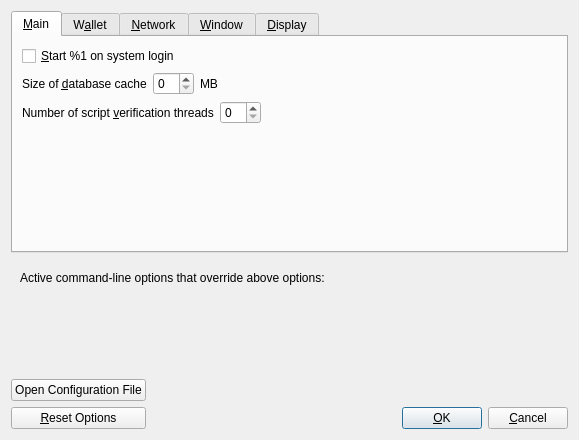
<?xml version="1.0" encoding="UTF-8"?>
<ui version="4.0">
 <class>OptionsDialog</class>
 <widget class="QDialog" name="OptionsDialog">
  <property name="geometry">
   <rect>
    <x>0</x>
    <y>0</y>
    <width>579</width>
    <height>440</height>
   </rect>
  </property>
  <property name="windowTitle">
   <string>Options</string>
  </property>
  <property name="modal">
   <bool>true</bool>
  </property>
  <layout class="QVBoxLayout" name="verticalLayout">
   <item>
    <widget class="QTabWidget" name="tabWidget">
     <property name="currentIndex">
      <number>0</number>
     </property>
     <widget class="QWidget" name="tabMain">
      <attribute name="title">
       <string>&amp;Main</string>
      </attribute>
      <layout class="QVBoxLayout" name="verticalLayout_Main">
       <item>
        <widget class="QCheckBox" name="bitcoinAtStartup">
         <property name="toolTip">
          <string>Automatically start %1 after logging in to the system.</string>
         </property>
         <property name="text">
          <string>&amp;Start %1 on system login</string>
         </property>
        </widget>
       </item>
       <item>
        <layout class="QHBoxLayout" name="horizontalLayout_2_Main">
         <item>
          <widget class="QLabel" name="databaseCacheLabel">
           <property name="text">
            <string>Size of &amp;database cache</string>
           </property>
           <property name="textFormat">
            <enum>Qt::PlainText</enum>
           </property>
           <property name="buddy">
            <cstring>databaseCache</cstring>
           </property>
          </widget>
         </item>
         <item>
          <widget class="QSpinBox" name="databaseCache"/>
         </item>
         <item>
          <widget class="QLabel" name="databaseCacheUnitLabel">
           <property name="text">
            <string>MB</string>
           </property>
           <property name="textFormat">
            <enum>Qt::PlainText</enum>
           </property>
          </widget>
         </item>
         <item>
          <spacer name="horizontalSpacer_2_Main">
           <property name="orientation">
            <enum>Qt::Horizontal</enum>
           </property>
           <property name="sizeHint" stdset="0">
            <size>
             <width>40</width>
             <height>20</height>
            </size>
           </property>
          </spacer>
         </item>
        </layout>
       </item>
       <item>
        <layout class="QHBoxLayout" name="horizontalLayout_3_Main">
         <item>
          <widget class="QLabel" name="threadsScriptVerifLabel">
           <property name="text">
            <string>Number of script &amp;verification threads</string>
           </property>
           <property name="textFormat">
            <enum>Qt::PlainText</enum>
           </property>
           <property name="buddy">
            <cstring>threadsScriptVerif</cstring>
           </property>
          </widget>
         </item>
         <item>
          <widget class="QSpinBox" name="threadsScriptVerif">
           <property name="toolTip">
            <string>(0 = auto, &lt;0 = leave that many cores free)</string>
           </property>
          </widget>
         </item>
         <item>
          <spacer name="horizontalSpacer_3_Main">
           <property name="orientation">
            <enum>Qt::Horizontal</enum>
           </property>
           <property name="sizeHint" stdset="0">
            <size>
             <width>40</width>
             <height>20</height>
            </size>
           </property>
          </spacer>
         </item>
        </layout>
       </item>
       <item>
        <spacer name="verticalSpacer_Main">
         <property name="orientation">
          <enum>Qt::Vertical</enum>
         </property>
         <property name="sizeHint" stdset="0">
          <size>
           <width>20</width>
           <height>40</height>
          </size>
         </property>
        </spacer>
       </item>
      </layout>
     </widget>
     <widget class="QWidget" name="tabWallet">
      <attribute name="title">
       <string>W&amp;allet</string>
      </attribute>
      <layout class="QVBoxLayout" name="verticalLayout_Wallet">
       <item>
        <widget class="QGroupBox" name="groupBox">
         <property name="title">
          <string>Expert</string>
         </property>
         <layout class="QVBoxLayout" name="verticalLayout_2">
          <item>
           <widget class="QCheckBox" name="coinControlFeatures">
            <property name="toolTip">
             <string>Whether to show coin control features or not.</string>
            </property>
            <property name="text">
             <string>Enable coin &amp;control features</string>
            </property>
           </widget>
          </item>
          <item>
           <widget class="QCheckBox" name="spendZeroConfChange">
            <property name="toolTip">
             <string>If you disable the spending of unconfirmed change, the change from a transaction cannot be used until that transaction has at least one confirmation. This also affects how your balance is computed.</string>
            </property>
            <property name="text">
             <string>&amp;Spend unconfirmed change</string>
            </property>
           </widget>
          </item>
         </layout>
        </widget>
       </item>
       <item>
        <spacer name="verticalSpacer_Wallet">
         <property name="orientation">
          <enum>Qt::Vertical</enum>
         </property>
         <property name="sizeHint" stdset="0">
          <size>
           <width>20</width>
           <height>40</height>
          </size>
         </property>
        </spacer>
       </item>
      </layout>
     </widget>
     <widget class="QWidget" name="tabNetwork">
      <attribute name="title">
       <string>&amp;Network</string>
      </attribute>
      <layout class="QVBoxLayout" name="verticalLayout_Network">
       <item>
        <widget class="QCheckBox" name="allowIncoming">
         <property name="toolTip">
          <string>Accept connections from outside</string>
         </property>
         <property name="text">
          <string>Allow incoming connections</string>
         </property>
        </widget>
       </item>
       <item>
        <widget class="QCheckBox" name="connectSocks">
         <property name="toolTip">
          <string>Connect to the ConbiniCoin network through a SOCKS5 proxy.</string>
         </property>
         <property name="text">
          <string>&amp;Connect through SOCKS5 proxy (default proxy):</string>
         </property>
        </widget>
       </item>
       <item>
        <layout class="QHBoxLayout" name="horizontalLayout_1_Network">
         <item>
          <widget class="QLabel" name="proxyIpLabel">
           <property name="text">
            <string>Proxy &amp;IP:</string>
           </property>
           <property name="textFormat">
            <enum>Qt::PlainText</enum>
           </property>
           <property name="buddy">
            <cstring>proxyIp</cstring>
           </property>
          </widget>
         </item>
         <item>
          <widget class="QValidatedLineEdit" name="proxyIp">
           <property name="minimumSize">
            <size>
             <width>140</width>
             <height>0</height>
            </size>
           </property>
           <property name="maximumSize">
            <size>
             <width>140</width>
             <height>16777215</height>
            </size>
           </property>
           <property name="toolTip">
            <string>IP address of the proxy (e.g. IPv4: 127.0.0.1 / IPv6: ::1)</string>
           </property>
          </widget>
         </item>
         <item>
          <widget class="QLabel" name="proxyPortLabel">
           <property name="text">
            <string>&amp;Port:</string>
           </property>
           <property name="textFormat">
            <enum>Qt::PlainText</enum>
           </property>
           <property name="buddy">
            <cstring>proxyPort</cstring>
           </property>
          </widget>
         </item>
         <item>
          <widget class="QLineEdit" name="proxyPort">
           <property name="minimumSize">
            <size>
             <width>55</width>
             <height>0</height>
            </size>
           </property>
           <property name="maximumSize">
            <size>
             <width>55</width>
             <height>16777215</height>
            </size>
           </property>
           <property name="toolTip">
            <string>Port of the proxy (e.g. 9050)</string>
           </property>
          </widget>
         </item>
         <item>
          <spacer name="horizontalSpacer_1_Network">
           <property name="orientation">
            <enum>Qt::Horizontal</enum>
           </property>
           <property name="sizeHint" stdset="0">
            <size>
             <width>40</width>
             <height>20</height>
            </size>
           </property>
          </spacer>
         </item>
        </layout>
       </item>
       <item>
        <layout class="QHBoxLayout" name="horizontalLayout_2_Network">
         <item>
          <widget class="QLabel" name="proxyActiveNets">
           <property name="text">
            <string>Used for reaching peers via:</string>
           </property>
           <property name="textFormat">
            <enum>Qt::PlainText</enum>
           </property>
          </widget>
         </item>
         <item>
          <widget class="QCheckBox" name="proxyReachIPv4">
           <property name="enabled">
            <bool>false</bool>
           </property>
           <property name="toolTip">
            <string>Shows, if the supplied default SOCKS5 proxy is used to reach peers via this network type.</string>
           </property>
           <property name="text">
            <string/>
           </property>
          </widget>
         </item>
         <item>
          <widget class="QLabel" name="proxyReachIPv4Label">
           <property name="text">
            <string>IPv4</string>
           </property>
           <property name="textFormat">
            <enum>Qt::PlainText</enum>
           </property>
          </widget>
         </item>
         <item>
          <widget class="QCheckBox" name="proxyReachIPv6">
           <property name="enabled">
            <bool>false</bool>
           </property>
           <property name="toolTip">
            <string>Shows, if the supplied default SOCKS5 proxy is used to reach peers via this network type.</string>
           </property>
           <property name="text">
            <string/>
           </property>
          </widget>
         </item>
         <item>
          <widget class="QLabel" name="proxyReachIPv6Label">
           <property name="text">
            <string>IPv6</string>
           </property>
           <property name="textFormat">
            <enum>Qt::PlainText</enum>
           </property>
          </widget>
         </item>
         <item>
          <widget class="QCheckBox" name="proxyReachTor">
           <property name="enabled">
            <bool>false</bool>
           </property>
           <property name="toolTip">
            <string>Shows, if the supplied default SOCKS5 proxy is used to reach peers via this network type.</string>
           </property>
           <property name="text">
            <string/>
           </property>
          </widget>
         </item>
         <item>
          <widget class="QLabel" name="proxyReachTorLabel">
           <property name="text">
            <string>Tor</string>
           </property>
           <property name="textFormat">
            <enum>Qt::PlainText</enum>
           </property>
          </widget>
         </item>
         <item>
          <spacer name="horizontalSpacer_2_Network">
           <property name="orientation">
            <enum>Qt::Horizontal</enum>
           </property>
           <property name="sizeHint" stdset="0">
            <size>
             <width>40</width>
             <height>20</height>
            </size>
           </property>
          </spacer>
         </item>
        </layout>
       </item>
       <item>
        <widget class="QCheckBox" name="connectSocksTor">
         <property name="toolTip">
          <string>Connect to the ConbiniCoin network through a separate SOCKS5 proxy for Tor hidden services.</string>
         </property>
         <property name="text">
          <string>Use separate SOCKS5 proxy to reach peers via Tor hidden services:</string>
         </property>
        </widget>
       </item>
       <item>
        <layout class="QHBoxLayout" name="horizontalLayout_3_Network">
         <item>
          <widget class="QLabel" name="proxyIpTorLabel">
           <property name="text">
            <string>Proxy &amp;IP:</string>
           </property>
           <property name="textFormat">
            <enum>Qt::PlainText</enum>
           </property>
           <property name="buddy">
            <cstring>proxyIpTor</cstring>
           </property>
          </widget>
         </item>
         <item>
          <widget class="QValidatedLineEdit" name="proxyIpTor">
           <property name="minimumSize">
            <size>
             <width>140</width>
             <height>0</height>
            </size>
           </property>
           <property name="maximumSize">
            <size>
             <width>140</width>
             <height>16777215</height>
            </size>
           </property>
           <property name="toolTip">
            <string>IP address of the proxy (e.g. IPv4: 127.0.0.1 / IPv6: ::1)</string>
           </property>
          </widget>
         </item>
         <item>
          <widget class="QLabel" name="proxyPortTorLabel">
           <property name="text">
            <string>&amp;Port:</string>
           </property>
           <property name="textFormat">
            <enum>Qt::PlainText</enum>
           </property>
           <property name="buddy">
            <cstring>proxyPortTor</cstring>
           </property>
          </widget>
         </item>
         <item>
          <widget class="QLineEdit" name="proxyPortTor">
           <property name="minimumSize">
            <size>
             <width>55</width>
             <height>0</height>
            </size>
           </property>
           <property name="maximumSize">
            <size>
             <width>55</width>
             <height>16777215</height>
            </size>
           </property>
           <property name="toolTip">
            <string>Port of the proxy (e.g. 9050)</string>
           </property>
          </widget>
         </item>
         <item>
          <spacer name="horizontalSpacer_4_Network">
           <property name="orientation">
            <enum>Qt::Horizontal</enum>
           </property>
           <property name="sizeHint" stdset="0">
            <size>
             <width>40</width>
             <height>20</height>
            </size>
           </property>
          </spacer>
         </item>
        </layout>
       </item>
       <item>
        <spacer name="verticalSpacer_Network">
         <property name="orientation">
          <enum>Qt::Vertical</enum>
         </property>
         <property name="sizeHint" stdset="0">
          <size>
           <width>20</width>
           <height>40</height>
          </size>
         </property>
        </spacer>
       </item>
      </layout>
     </widget>
     <widget class="QWidget" name="tabWindow">
      <attribute name="title">
       <string>&amp;Window</string>
      </attribute>
      <layout class="QVBoxLayout" name="verticalLayout_Window">
       <item>
        <widget class="QCheckBox" name="hideTrayIcon">
         <property name="toolTip">
          <string>&amp;Hide the icon from the system tray.</string>
         </property>
         <property name="text">
          <string>Hide tray icon</string>
         </property>
        </widget>
       </item>
       <item>
        <widget class="QCheckBox" name="minimizeToTray">
         <property name="toolTip">
          <string>Show only a tray icon after minimizing the window.</string>
         </property>
         <property name="text">
          <string>&amp;Minimize to the tray instead of the taskbar</string>
         </property>
        </widget>
       </item>
       <item>
        <widget class="QCheckBox" name="minimizeOnClose">
         <property name="toolTip">
          <string>Minimize instead of exit the application when the window is closed. When this option is enabled, the application will be closed only after selecting Exit in the menu.</string>
         </property>
         <property name="text">
          <string>M&amp;inimize on close</string>
         </property>
        </widget>
       </item>
       <item>
        <spacer name="verticalSpacer_Window">
         <property name="orientation">
          <enum>Qt::Vertical</enum>
         </property>
         <property name="sizeHint" stdset="0">
          <size>
           <width>20</width>
           <height>40</height>
          </size>
         </property>
        </spacer>
       </item>
      </layout>
     </widget>
     <widget class="QWidget" name="tabDisplay">
      <attribute name="title">
       <string>&amp;Display</string>
      </attribute>
      <layout class="QVBoxLayout" name="verticalLayout_Display">
       <item>
        <layout class="QHBoxLayout" name="horizontalLayout_1_Display">
         <item>
          <widget class="QLabel" name="langLabel">
           <property name="text">
            <string>User Interface &amp;language:</string>
           </property>
           <property name="textFormat">
            <enum>Qt::PlainText</enum>
           </property>
           <property name="buddy">
            <cstring>lang</cstring>
           </property>
          </widget>
         </item>
         <item>
          <widget class="QValueComboBox" name="lang">
           <property name="toolTip">
            <string>The user interface language can be set here. This setting will take effect after restarting %1.</string>
           </property>
          </widget>
         </item>
        </layout>
       </item>
       <item>
        <layout class="QHBoxLayout" name="horizontalLayout_2_Display">
         <item>
          <widget class="QLabel" name="unitLabel">
           <property name="text">
            <string>&amp;Unit to show amounts in:</string>
           </property>
           <property name="textFormat">
            <enum>Qt::PlainText</enum>
           </property>
           <property name="buddy">
            <cstring>unit</cstring>
           </property>
          </widget>
         </item>
         <item>
          <widget class="QValueComboBox" name="unit">
           <property name="toolTip">
            <string>Choose the default subdivision unit to show in the interface and when sending coins.</string>
           </property>
          </widget>
         </item>
        </layout>
       </item>
       <item>
        <layout class="QHBoxLayout" name="horizontalLayout_3_Display">
         <item>
          <widget class="QLabel" name="thirdPartyTxUrlsLabel">
           <property name="toolTip">
            <string>Third party URLs (e.g. a block explorer) that appear in the transactions tab as context menu items. %s in the URL is replaced by transaction hash. Multiple URLs are separated by vertical bar |.</string>
           </property>
           <property name="text">
            <string>Third party transaction URLs</string>
           </property>
           <property name="buddy">
            <cstring>thirdPartyTxUrls</cstring>
           </property>
          </widget>
         </item>
         <item>
          <widget class="QLineEdit" name="thirdPartyTxUrls">
           <property name="toolTip">
            <string>Third party URLs (e.g. a block explorer) that appear in the transactions tab as context menu items. %s in the URL is replaced by transaction hash. Multiple URLs are separated by vertical bar |.</string>
           </property>
          </widget>
         </item>
        </layout>
       </item>
       <item>
        <spacer name="verticalSpacer_Display">
         <property name="orientation">
          <enum>Qt::Vertical</enum>
         </property>
         <property name="sizeHint" stdset="0">
          <size>
           <width>20</width>
           <height>40</height>
          </size>
         </property>
        </spacer>
       </item>
      </layout>
     </widget>
    </widget>
   </item>
   <item>
    <widget class="QFrame" name="frame">
     <layout class="QVBoxLayout" name="verticalLayout_Bottom">
      <item>
       <layout class="QHBoxLayout" name="horizontalLayout_Bottom">
        <item>
         <widget class="QLabel" name="overriddenByCommandLineInfoLabel">
          <property name="text">
           <string>Active command-line options that override above options:</string>
          </property>
          <property name="textFormat">
           <enum>Qt::PlainText</enum>
          </property>
         </widget>
        </item>
        <item>
         <spacer name="horizontalSpacer_Bottom">
          <property name="orientation">
           <enum>Qt::Horizontal</enum>
          </property>
          <property name="sizeHint" stdset="0">
           <size>
            <width>40</width>
            <height>20</height>
           </size>
          </property>
         </spacer>
        </item>
       </layout>
      </item>
      <item>
       <widget class="QLabel" name="overriddenByCommandLineLabel">
        <property name="text">
         <string/>
        </property>
        <property name="textFormat">
         <enum>Qt::PlainText</enum>
        </property>
        <property name="wordWrap">
         <bool>true</bool>
        </property>
       </widget>
      </item>
     </layout>
    </widget>
   </item>
   <item>
    <layout class="QHBoxLayout" name="horizontalLayout_Buttons">
     <item>
      <layout class="QVBoxLayout" name="verticalLayout_Buttons">
       <item>
        <spacer name="verticalSpacer_2">
         <property name="orientation">
          <enum>Qt::Vertical</enum>
         </property>
         <property name="sizeHint" stdset="0">
          <size>
           <width>20</width>
           <height>40</height>
          </size>
         </property>
        </spacer>
       </item>
       <item>
        <widget class="QPushButton" name="openBitcoinConfButton">
         <property name="toolTip">
          <string>Open the %1 configuration file from the working directory.</string>
         </property>
         <property name="text">
          <string>Open Configuration File</string>
         </property>
         <property name="icon">
          <iconset resource="../bitcoin.qrc">
           <normaloff>:/images/open</normaloff>:/images/open</iconset>
         </property>
         <property name="autoDefault">
          <bool>false</bool>
         </property>
        </widget>
       </item>
       <item>
        <widget class="QPushButton" name="resetButton">
         <property name="toolTip">
          <string>Reset all client options to default.</string>
         </property>
         <property name="text">
          <string>&amp;Reset Options</string>
         </property>
         <property name="icon">
          <iconset resource="../bitcoin.qrc">
           <normaloff>:/images/reset</normaloff>:/images/reset</iconset>
         </property>
         <property name="autoDefault">
          <bool>false</bool>
         </property>
        </widget>
       </item>
      </layout>
     </item>
     <item>
      <spacer name="horizontalSpacer_1">
       <property name="orientation">
        <enum>Qt::Horizontal</enum>
       </property>
       <property name="sizeHint" stdset="0">
        <size>
         <width>40</width>
         <height>48</height>
        </size>
       </property>
      </spacer>
     </item>
     <item>
      <widget class="QLabel" name="statusLabel">
       <property name="minimumSize">
        <size>
         <width>200</width>
         <height>0</height>
        </size>
       </property>
       <property name="font">
        <font>
         <weight>75</weight>
         <bold>true</bold>
        </font>
       </property>
       <property name="text">
        <string/>
       </property>
       <property name="textFormat">
        <enum>Qt::PlainText</enum>
       </property>
       <property name="wordWrap">
        <bool>true</bool>
       </property>
      </widget>
     </item>
     <item>
      <spacer name="horizontalSpacer_2">
       <property name="orientation">
        <enum>Qt::Horizontal</enum>
       </property>
       <property name="sizeHint" stdset="0">
        <size>
         <width>40</width>
         <height>48</height>
        </size>
       </property>
      </spacer>
     </item>
     <item>
      <layout class="QVBoxLayout" name="verticalLayout_4">
       <item>
        <spacer name="verticalSpacer">
         <property name="orientation">
          <enum>Qt::Vertical</enum>
         </property>
         <property name="sizeHint" stdset="0">
          <size>
           <width>20</width>
           <height>40</height>
          </size>
         </property>
        </spacer>
       </item>
       <item>
        <layout class="QHBoxLayout" name="horizontalLayout">
         <item>
          <widget class="QPushButton" name="okButton">
           <property name="text">
            <string>&amp;OK</string>
           </property>
           <property name="autoDefault">
            <bool>false</bool>
           </property>
           <property name="default">
            <bool>true</bool>
           </property>
          </widget>
         </item>
         <item>
          <widget class="QPushButton" name="cancelButton">
           <property name="text">
            <string>&amp;Cancel</string>
           </property>
           <property name="autoDefault">
            <bool>false</bool>
           </property>
          </widget>
         </item>
        </layout>
       </item>
      </layout>
     </item>
    </layout>
   </item>
  </layout>
 </widget>
 <customwidgets>
  <customwidget>
   <class>QValidatedLineEdit</class>
   <extends>QLineEdit</extends>
   <header>qvalidatedlineedit.h</header>
  </customwidget>
  <customwidget>
   <class>QValueComboBox</class>
   <extends>QComboBox</extends>
   <header>qvaluecombobox.h</header>
  </customwidget>
 </customwidgets>
 <resources>
  <include location="../bitcoin.qrc"/>
 </resources>
 <connections/>
</ui>
